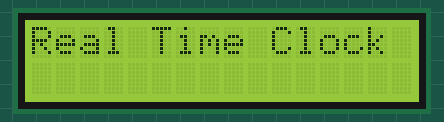
This sketch was run on a simulated Arduino Uno, built with avr-gcc and run on an emulated ATmega328P. Shown: 16×2 character LCD. The local clock reads 2024-03-15 10:24:30 at power-on unless the sketch sets it; what the sketch prints to the serial monitor is not drawn.

Above: at 0.1 s.
At 3.2 s:
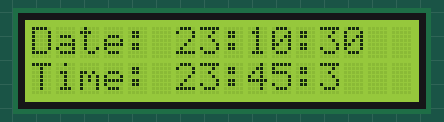
At 7.4 s:
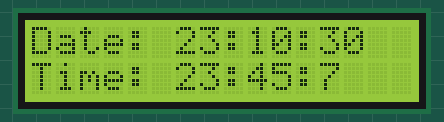
At 11.6 s:
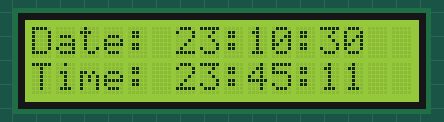
At 21.1 s:
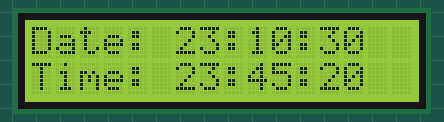
At 38.9 s:
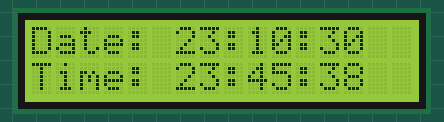

Measured:
- what the display in image 1 shows lasts 1.0 s, from 3.1 s to 4.1 s

The sketch:

RTC.ino
```cpp
#include <Wire.h>  // Library for I2C communication
#include <DS3231.h>
#include <LiquidCrystal_I2C.h>  // Library for LCD

LiquidCrystal_I2C lcd = LiquidCrystal_I2C(0x27, 16, 2);

DS3231 myRTC;
bool century = false;
bool h12Flag;
bool pmFlag;

byte year = 23;
byte month = 10;
byte date = 30;
byte dOW = 6;
byte hour = 23;
byte minute = 45;
byte second = 0;

void setup() {
  Serial.begin(57600);  // Set serial port speed
  Wire.begin();         // Start the I2C
  lcd.init();
  lcd.backlight();
  myRTC.setClockMode(false);  // set to 24h
  myRTC.setYear(year);
  myRTC.setMonth(month);
  myRTC.setDate(date);
  myRTC.setDoW(dOW);
  myRTC.setHour(hour);
  myRTC.setMinute(minute);
  myRTC.setSecond(second);

  Serial.print('Time and date set');
  lcd.setCursor(0, 0);
  lcd.print("Real Time Clock");
  delay(3000);
  lcd.clear();
}

void loop() {
  Serial.print(myRTC.getYear());
  Serial.print('/');
  Serial.print(myRTC.getMonth(century));
  Serial.print('/');
  Serial.print(myRTC.getDate());
  Serial.print(' ');
  Serial.print(myRTC.getHour(h12Flag, pmFlag));
  Serial.print(':');
  Serial.print(myRTC.getMinute());
  Serial.print(':');
  Serial.print(myRTC.getSecond());
  Serial.println();


  lcd.setCursor(0, 0);
  lcd.print("Date: ");
  lcd.setCursor(0, 1);
  lcd.print("Time: ");

  lcd.setCursor(6, 0);
  lcd.print(myRTC.getYear());
  lcd.print(":");
  lcd.print(myRTC.getMonth(century));
  lcd.print(":");
  lcd.print(myRTC.getDate());

  lcd.setCursor(6, 1);
  lcd.print(myRTC.getHour(h12Flag, pmFlag));
  lcd.print(":");
  lcd.print(myRTC.getMinute());
  lcd.print(":");
  lcd.print(myRTC.getSecond());
  delay(1000);
  lcd.clear();
}
```
